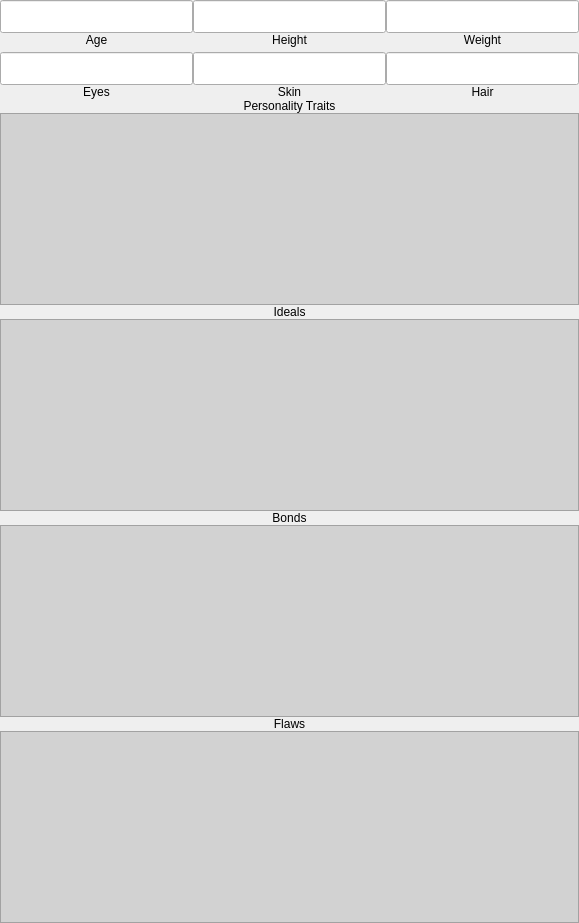
          <widget class="QWidget" name="tab_CharacterSheet_Details">
           <attribute name="title">
            <string>Details</string>
           </attribute>
           <layout class="QGridLayout" name="gridLayout_5">
            <property name="leftMargin">
             <number>0</number>
            </property>
            <property name="topMargin">
             <number>0</number>
            </property>
            <property name="rightMargin">
             <number>0</number>
            </property>
            <property name="bottomMargin">
             <number>0</number>
            </property>
            <property name="spacing">
             <number>0</number>
            </property>
            <item row="0" column="0">
             <layout class="QVBoxLayout" name="detailsLayout">
              <item>
               <layout class="QVBoxLayout" name="charDetailsLayout1">
                <property name="spacing">
                 <number>5</number>
                </property>
                <item>
                 <layout class="QHBoxLayout" name="charDetailsLayout2">
                  <property name="spacing">
                   <number>0</number>
                  </property>
                  <item>
                   <layout class="QVBoxLayout" name="ageLayout">
                    <item>
                     <widget class="QLineEdit" name="lineEdit_CharAge">
                      <property name="font">
                       <font>
                        <family>Nirmala UI</family>
                        <pointsize>16</pointsize>
                       </font>
                      </property>
                      <property name="text">
                       <string/>
                      </property>
                      <property name="alignment">
                       <set>Qt::AlignCenter</set>
                      </property>
                     </widget>
                    </item>
                    <item>
                     <widget class="QLabel" name="charAge_Label">
                      <property name="font">
                       <font>
                        <family>Nirmala UI</family>
                       </font>
                      </property>
                      <property name="text">
                       <string>Age</string>
                      </property>
                      <property name="alignment">
                       <set>Qt::AlignCenter</set>
                      </property>
                     </widget>
                    </item>
                   </layout>
                  </item>
                  <item>
                   <layout class="QVBoxLayout" name="heightLayout">
                    <item>
                     <widget class="QLineEdit" name="lineEdit_CharHeight">
                      <property name="font">
                       <font>
                        <family>Nirmala UI</family>
                        <pointsize>16</pointsize>
                       </font>
                      </property>
                      <property name="alignment">
                       <set>Qt::AlignCenter</set>
                      </property>
                     </widget>
                    </item>
                    <item>
                     <widget class="QLabel" name="charHeight_Label">
                      <property name="font">
                       <font>
                        <family>Nirmala UI</family>
                       </font>
                      </property>
                      <property name="text">
                       <string>Height</string>
                      </property>
                      <property name="alignment">
                       <set>Qt::AlignCenter</set>
                      </property>
                     </widget>
                    </item>
                   </layout>
                  </item>
                  <item>
                   <layout class="QVBoxLayout" name="weightLayout">
                    <item>
                     <widget class="QLineEdit" name="lineEdit_CharWeight">
                      <property name="font">
                       <font>
                        <family>Nirmala UI</family>
                        <pointsize>16</pointsize>
                       </font>
                      </property>
                      <property name="alignment">
                       <set>Qt::AlignCenter</set>
                      </property>
                     </widget>
                    </item>
                    <item>
                     <widget class="QLabel" name="charWeight_Label">
                      <property name="font">
                       <font>
                        <family>Nirmala UI</family>
                       </font>
                      </property>
                      <property name="text">
                       <string>Weight</string>
                      </property>
                      <property name="alignment">
                       <set>Qt::AlignCenter</set>
                      </property>
                     </widget>
                    </item>
                   </layout>
                  </item>
                 </layout>
                </item>
                <item>
                 <layout class="QHBoxLayout" name="charDetailsLayout3">
                  <property name="spacing">
                   <number>0</number>
                  </property>
                  <item>
                   <layout class="QVBoxLayout" name="eyesLayout">
                    <item>
                     <widget class="QLineEdit" name="lineEdit_CharEyes">
                      <property name="font">
                       <font>
                        <family>Nirmala UI</family>
                        <pointsize>16</pointsize>
                       </font>
                      </property>
                      <property name="alignment">
                       <set>Qt::AlignCenter</set>
                      </property>
                     </widget>
                    </item>
                    <item>
                     <widget class="QLabel" name="charEyes_Label">
                      <property name="font">
                       <font>
                        <family>Nirmala UI</family>
                       </font>
                      </property>
                      <property name="text">
                       <string>Eyes</string>
                      </property>
                      <property name="alignment">
                       <set>Qt::AlignCenter</set>
                      </property>
                     </widget>
                    </item>
                   </layout>
                  </item>
                  <item>
                   <layout class="QVBoxLayout" name="skinLayout">
                    <item>
                     <widget class="QLineEdit" name="lineEdit_CharSkin">
                      <property name="font">
                       <font>
                        <family>Nirmala UI</family>
                        <pointsize>16</pointsize>
                       </font>
                      </property>
                      <property name="alignment">
                       <set>Qt::AlignCenter</set>
                      </property>
                     </widget>
                    </item>
                    <item>
                     <widget class="QLabel" name="charSkin_Label">
                      <property name="font">
                       <font>
                        <family>Nirmala UI</family>
                       </font>
                      </property>
                      <property name="text">
                       <string>Skin</string>
                      </property>
                      <property name="alignment">
                       <set>Qt::AlignCenter</set>
                      </property>
                     </widget>
                    </item>
                   </layout>
                  </item>
                  <item>
                   <layout class="QVBoxLayout" name="hairLayout">
                    <item>
                     <widget class="QLineEdit" name="lineEdit_CharHair">
                      <property name="font">
                       <font>
                        <family>Nirmala UI</family>
                        <pointsize>16</pointsize>
                       </font>
                      </property>
                      <property name="alignment">
                       <set>Qt::AlignCenter</set>
                      </property>
                     </widget>
                    </item>
                    <item>
                     <widget class="QLabel" name="charHair_Label">
                      <property name="font">
                       <font>
                        <family>Nirmala UI</family>
                       </font>
                      </property>
                      <property name="text">
                       <string>Hair</string>
                      </property>
                      <property name="alignment">
                       <set>Qt::AlignCenter</set>
                      </property>
                     </widget>
                    </item>
                   </layout>
                  </item>
                 </layout>
                </item>
               </layout>
              </item>
              <item>
               <layout class="QVBoxLayout" name="personalityTraitsLayout">
                <item>
                 <widget class="QLabel" name="personalityTraitsLabel">
                  <property name="font">
                   <font>
                    <family>Nirmala UI</family>
                   </font>
                  </property>
                  <property name="text">
                   <string>Personality Traits</string>
                  </property>
                  <property name="alignment">
                   <set>Qt::AlignCenter</set>
                  </property>
                 </widget>
                </item>
                <item>
                 <widget class="QTextEdit" name="textEdit_PersonalityTraits">
                  <property name="font">
                   <font>
                    <family>Nirmala UI</family>
                   </font>
                  </property>
                  <property name="styleSheet">
                   <string notr="true">background-color: rgb(210, 210, 210);</string>
                  </property>
                 </widget>
                </item>
               </layout>
              </item>
              <item>
               <layout class="QVBoxLayout" name="idealsLayout">
                <item>
                 <widget class="QLabel" name="idealsLabel">
                  <property name="font">
                   <font>
                    <family>Nirmala UI</family>
                   </font>
                  </property>
                  <property name="text">
                   <string>Ideals</string>
                  </property>
                  <property name="alignment">
                   <set>Qt::AlignCenter</set>
                  </property>
                 </widget>
                </item>
                <item>
                 <widget class="QTextEdit" name="textEdit_Ideals">
                  <property name="font">
                   <font>
                    <family>Nirmala UI</family>
                   </font>
                  </property>
                  <property name="styleSheet">
                   <string notr="true">background-color: rgb(210, 210, 210);</string>
                  </property>
                 </widget>
                </item>
               </layout>
              </item>
              <item>
               <layout class="QVBoxLayout" name="bondsLayout">
                <item>
                 <widget class="QLabel" name="bondsLabel">
                  <property name="font">
                   <font>
                    <family>Nirmala UI</family>
                   </font>
                  </property>
                  <property name="text">
                   <string>Bonds</string>
                  </property>
                  <property name="alignment">
                   <set>Qt::AlignCenter</set>
                  </property>
                 </widget>
                </item>
                <item>
                 <widget class="QTextEdit" name="textEdit_Bonds">
                  <property name="font">
                   <font>
                    <family>Nirmala UI</family>
                   </font>
                  </property>
                  <property name="styleSheet">
                   <string notr="true">background-color: rgb(210, 210, 210);</string>
                  </property>
                 </widget>
                </item>
               </layout>
              </item>
              <item>
               <layout class="QVBoxLayout" name="flawsLayout">
                <item>
                 <widget class="QLabel" name="flawsLabel">
                  <property name="font">
                   <font>
                    <family>Nirmala UI</family>
                   </font>
                  </property>
                  <property name="text">
                   <string>Flaws</string>
                  </property>
                  <property name="alignment">
                   <set>Qt::AlignCenter</set>
                  </property>
                 </widget>
                </item>
                <item>
                 <widget class="QTextEdit" name="textEdit_Flaws">
                  <property name="font">
                   <font>
                    <family>Nirmala UI</family>
                   </font>
                  </property>
                  <property name="styleSheet">
                   <string notr="true">background-color: rgb(210, 210, 210);</string>
                  </property>
                 </widget>
                </item>
               </layout>
              </item>
             </layout>
            </item>
           </layout>
          </widget>
